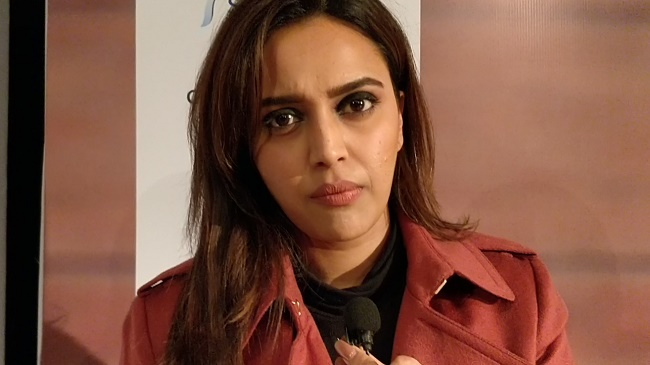
#> input picture Screenshot.jpg, 650 x 365 px
$ python main11.py
#> lines starting #> are read from the running program, lines starting #| are printed output that depends on the picture
import  cv2
import numpy as np
img = cv2.imread('Screenshot.jpg')
#> img is the input picture: shape (365, 650, 3); mean B, G, R 66.5, 83.9, 128
cv2.imshow('orignal',img)
cv2.waitKey(0)
M = np.ones(img.shape,dtype="uint8")*150
M1 = np.zeros(img.shape,dtype="uint8")+150
added = cv2.add(img,M1)
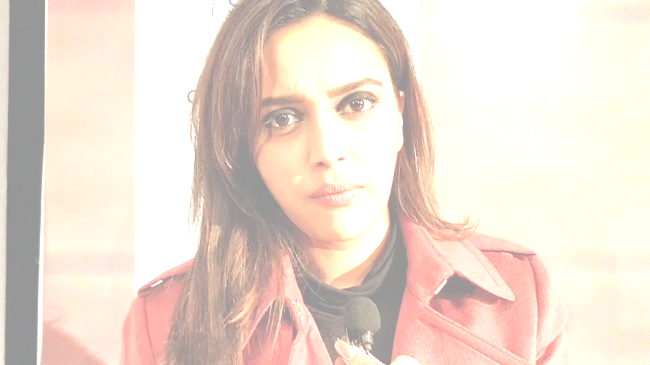
#> added: shape (365, 650, 3); mean B, G, R 209.8, 221.1, 235.7
cv2.imshow('Added',added)

sub = cv2.subtract(img,M1)
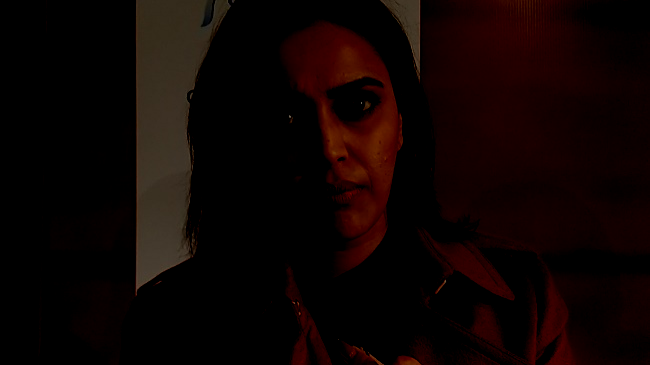
#> sub: shape (365, 650, 3); mean B, G, R 2.5, 3.9, 14.6
cv2.imshow('Sub',sub)

mul = cv2.multiply(img,M1)
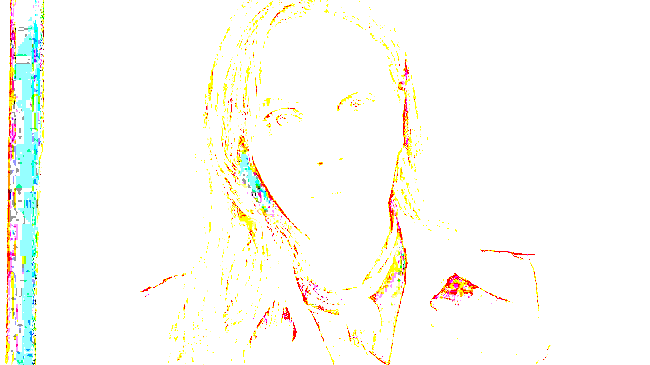
#> mul: shape (365, 650, 3); mean B, G, R 245.9, 251.5, 251.7
cv2.imshow('Mul',mul)

cv2.waitKey(0)
cv2.destroyAllWindows()
